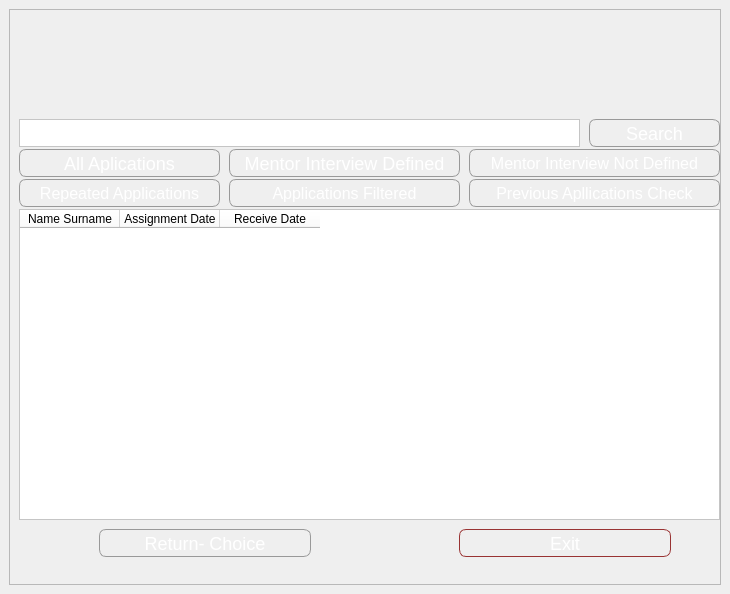
<?xml version="1.0" encoding="UTF-8"?>
<ui version="4.0">
 <class>MainWindow</class>
 <widget class="QMainWindow" name="MainWindow">
  <property name="geometry">
   <rect>
    <x>0</x>
    <y>0</y>
    <width>730</width>
    <height>594</height>
   </rect>
  </property>
  <property name="windowTitle">
   <string>MainWindow</string>
  </property>
  <property name="styleSheet">
   <string notr="true">#MyLoginForm {
background: white;
}

</string>
  </property>
  <widget class="QWidget" name="centralwidget">
   <layout class="QVBoxLayout" name="verticalLayout">
    <item>
     <widget class="QFrame" name="mainFrame">
      <property name="styleSheet">
       <string notr="true"/>
      </property>
      <property name="frameShape">
       <enum>QFrame::StyledPanel</enum>
      </property>
      <property name="frameShadow">
       <enum>QFrame::Raised</enum>
      </property>
      <widget class="QLabel" name="label_3">
       <property name="enabled">
        <bool>true</bool>
       </property>
       <property name="geometry">
        <rect>
         <x>120</x>
         <y>0</y>
         <width>81</width>
         <height>101</height>
        </rect>
       </property>
       <property name="autoFillBackground">
        <bool>false</bool>
       </property>
       <property name="styleSheet">
        <string notr="true"/>
       </property>
       <property name="frameShadow">
        <enum>QFrame::Plain</enum>
       </property>
       <property name="text">
        <string/>
       </property>
       <property name="pixmap">
        <pixmap>VIT3/logo1.png</pixmap>
       </property>
       <property name="scaledContents">
        <bool>true</bool>
       </property>
      </widget>
      <widget class="QPushButton" name="pushButton_2">
       <property name="geometry">
        <rect>
         <x>450</x>
         <y>520</y>
         <width>212</width>
         <height>28</height>
        </rect>
       </property>
       <property name="styleSheet">
        <string notr="true">QPushButton {
    color: white;
    background-color: qlineargradient(x1:0, y1:0, x2:0, y2:1,
                                       stop:0 #ff6666,
                                       stop:0.1 #ff7777,
                                       stop:0.49 #cc3333,
                                       stop:0.5 #bb2244,
                                       stop:1 #cc3333);
    border-width: 1px;
    border-color: #993333;
    border-style: solid;
    border-radius: 7px;
    padding: 3px;
    font-size: 18px;
    padding-left: 5px;
    padding-right: 5px;
    min-width: 100px;
    max-width: 300px;
    min-height: 20px;
    max-height: 20px;
}

QPushButton:hover {
    background-color: qlineargradient(x1:0, y1:0, x2:0, y2:1,
                                       stop:0 #ff8888,
                                       stop:0.1 #ff9999,
                                       stop:0.49 #cc5555,
                                       stop:0.5 #bb3355,
                                       stop:1 #cc5555);
}

QPushButton:pressed {
    background-color: qlineargradient(x1:0, y1:0, x2:0, y2:1,
                                       stop:0 #ff4444,
                                       stop:0.1 #ff5555,
                                       stop:0.49 #cc1111,
                                       stop:0.5 #aa0022,
                                       stop:1 #cc1111);
}
</string>
       </property>
       <property name="text">
        <string>Exit</string>
       </property>
       <property name="icon">
        <iconset>
         <normaloff>../../Users/Durak/Downloads/close_FILL0_wght400_GRAD0_opsz24.png</normaloff>../../Users/Durak/Downloads/close_FILL0_wght400_GRAD0_opsz24.png</iconset>
       </property>
      </widget>
      <widget class="QLabel" name="label_4">
       <property name="geometry">
        <rect>
         <x>240</x>
         <y>10</y>
         <width>361</width>
         <height>71</height>
        </rect>
       </property>
       <property name="autoFillBackground">
        <bool>false</bool>
       </property>
       <property name="styleSheet">
        <string notr="true"/>
       </property>
       <property name="text">
        <string/>
       </property>
       <property name="pixmap">
        <pixmap>VIT3/logo2.png</pixmap>
       </property>
       <property name="scaledContents">
        <bool>true</bool>
       </property>
      </widget>
      <widget class="QPushButton" name="pushButton_3">
       <property name="geometry">
        <rect>
         <x>90</x>
         <y>520</y>
         <width>212</width>
         <height>28</height>
        </rect>
       </property>
       <property name="styleSheet">
        <string notr="true">QPushButton {
    color: white;
    background-color: qlineargradient(x1:0, y1:0, x2:0, y2:1,
                                       stop:0 #CCCCCC,
                                       stop:0.1 #DDDDDD,
                                       stop:0.49 #AAAAAA,
                                       stop:0.5 #999999,
                                       stop:1 #AAAAAA);
    border-width: 1px;
    border-color: #999999;
    border-style: solid;
    border-radius: 7px;
    padding: 3px;
    font-size: 18px;
    padding-left: 5px;
    padding-right: 5px;
    min-width: 50px;
    max-width: 200px;
    min-height: 20px;
    max-height: 20px;
}

QPushButton:hover {
    background-color: qlineargradient(x1:0, y1:0, x2:0, y2:1,
                                       stop:0 #DDDDDD,
                                       stop:0.1 #EEEEEE,
                                       stop:0.49 #BBBBBB,
                                       stop:0.5 #AAAAAA,
                                       stop:1 #BBBBBB);
}

QPushButton:pressed {
    background-color: qlineargradient(x1:0, y1:0, x2:0, y2:1,
                                       stop:0 #AAAAAA,
                                       stop:0.1 #BBBBBB,
                                       stop:0.49 #888888,
                                       stop:0.5 #777777,
                                       stop:1 #888888);
}
</string>
       </property>
       <property name="text">
        <string>Return- Choice</string>
       </property>
       <property name="icon">
        <iconset>
         <normaloff>../../Users/Durak/Downloads/choice.png</normaloff>../../Users/Durak/Downloads/choice.png</iconset>
       </property>
      </widget>
      <widget class="QTableWidget" name="tableWidget">
       <property name="geometry">
        <rect>
         <x>10</x>
         <y>200</y>
         <width>701</width>
         <height>311</height>
        </rect>
       </property>
       <property name="styleSheet">
        <string notr="true">background:rgb(255, 255, 255)</string>
       </property>
       <property name="frameShape">
        <enum>QFrame::StyledPanel</enum>
       </property>
       <property name="frameShadow">
        <enum>QFrame::Sunken</enum>
       </property>
       <property name="lineWidth">
        <number>10</number>
       </property>
       <property name="midLineWidth">
        <number>10</number>
       </property>
       <column>
        <property name="text">
         <string>Name Surname</string>
        </property>
       </column>
       <column>
        <property name="text">
         <string>Assignment Date</string>
        </property>
       </column>
       <column>
        <property name="text">
         <string>Receive Date</string>
        </property>
       </column>
      </widget>
      <widget class="QTextBrowser" name="textBrowser">
       <property name="geometry">
        <rect>
         <x>10</x>
         <y>110</y>
         <width>561</width>
         <height>28</height>
        </rect>
       </property>
       <property name="styleSheet">
        <string notr="true">background:rgb(255, 255, 255)</string>
       </property>
      </widget>
      <widget class="QPushButton" name="pushButton_7">
       <property name="geometry">
        <rect>
         <x>580</x>
         <y>110</y>
         <width>131</width>
         <height>28</height>
        </rect>
       </property>
       <property name="styleSheet">
        <string notr="true">QPushButton {
    color: white;
    background-color: qlineargradient(x1:0, y1:0, x2:0, y2:1,
                                       stop:0 #CCCCCC,
                                       stop:0.1 #DDDDDD,
                                       stop:0.49 #AAAAAA,
                                       stop:0.5 #999999,
                                       stop:1 #AAAAAA);
    border-width: 1px;
    border-color: #999999;
    border-style: solid;
    border-radius: 7px;
    padding: 3px;
    font-size: 18px;
    padding-left: 5px;
    padding-right: 5px;
    min-width: 50px;
    max-width: 200px;
    min-height: 20px;
    max-height: 20px;
}

QPushButton:hover {
    background-color: qlineargradient(x1:0, y1:0, x2:0, y2:1,
                                       stop:0 #DDDDDD,
                                       stop:0.1 #EEEEEE,
                                       stop:0.49 #BBBBBB,
                                       stop:0.5 #AAAAAA,
                                       stop:1 #BBBBBB);
}

QPushButton:pressed {
    background-color: qlineargradient(x1:0, y1:0, x2:0, y2:1,
                                       stop:0 #AAAAAA,
                                       stop:0.1 #BBBBBB,
                                       stop:0.49 #888888,
                                       stop:0.5 #777777,
                                       stop:1 #888888);
}
</string>
       </property>
       <property name="text">
        <string>Search</string>
       </property>
       <property name="icon">
        <iconset>
         <normaloff>../../Users/Durak/Downloads/search_FILL0_wght300_GRAD200_opsz48.png</normaloff>../../Users/Durak/Downloads/search_FILL0_wght300_GRAD200_opsz48.png</iconset>
       </property>
      </widget>
      <widget class="QPushButton" name="pushButton_5">
       <property name="geometry">
        <rect>
         <x>460</x>
         <y>140</y>
         <width>251</width>
         <height>28</height>
        </rect>
       </property>
       <property name="styleSheet">
        <string notr="true">QPushButton {
    color: white;
    background-color: qlineargradient(x1:0, y1:0, x2:0, y2:1,
                                       stop:0 #CCCCCC,
                                       stop:0.1 #DDDDDD,
                                       stop:0.49 #AAAAAA,
                                       stop:0.5 #999999,
                                       stop:1 #AAAAAA);
    border-width: 1px;
    border-color: #999999;
    border-style: solid;
    border-radius: 7px;
    padding: 3px;
    font-size: 16px;
    padding-left: 5px;
    padding-right: 5px;
    min-width: 50px;
    max-width: 300px;
    min-height: 20px;
    max-height: 20px;
}

QPushButton:hover {
    background-color: qlineargradient(x1:0, y1:0, x2:0, y2:1,
                                       stop:0 #DDDDDD,
                                       stop:0.1 #EEEEEE,
                                       stop:0.49 #BBBBBB,
                                       stop:0.5 #AAAAAA,
                                       stop:1 #BBBBBB);
}

QPushButton:pressed {
    background-color: qlineargradient(x1:0, y1:0, x2:0, y2:1,
                                       stop:0 #AAAAAA,
                                       stop:0.1 #BBBBBB,
                                       stop:0.49 #888888,
                                       stop:0.5 #777777,
                                       stop:1 #888888);
}
</string>
       </property>
       <property name="text">
        <string>Mentor Interview Not Defined</string>
       </property>
       <property name="icon">
        <iconset>
         <normaloff>../../Users/Durak/Downloads/person_FILL0_wght400_GRAD0_opsz24.png</normaloff>../../Users/Durak/Downloads/person_FILL0_wght400_GRAD0_opsz24.png</iconset>
       </property>
      </widget>
      <widget class="QPushButton" name="pushButton_6">
       <property name="geometry">
        <rect>
         <x>10</x>
         <y>140</y>
         <width>201</width>
         <height>28</height>
        </rect>
       </property>
       <property name="styleSheet">
        <string notr="true">QPushButton {
    color: white;
    background-color: qlineargradient(x1:0, y1:0, x2:0, y2:1,
                                       stop:0 #CCCCCC,
                                       stop:0.1 #DDDDDD,
                                       stop:0.49 #AAAAAA,
                                       stop:0.5 #999999,
                                       stop:1 #AAAAAA);
    border-width: 1px;
    border-color: #999999;
    border-style: solid;
    border-radius: 7px;
    padding: 3px;
    font-size: 18px;
    padding-left: 5px;
    padding-right: 5px;
    min-width: 50px;
    max-width: 200px;
    min-height: 20px;
    max-height: 20px;
}

QPushButton:hover {
    background-color: qlineargradient(x1:0, y1:0, x2:0, y2:1,
                                       stop:0 #DDDDDD,
                                       stop:0.1 #EEEEEE,
                                       stop:0.49 #BBBBBB,
                                       stop:0.5 #AAAAAA,
                                       stop:1 #BBBBBB);
}

QPushButton:pressed {
    background-color: qlineargradient(x1:0, y1:0, x2:0, y2:1,
                                       stop:0 #AAAAAA,
                                       stop:0.1 #BBBBBB,
                                       stop:0.49 #888888,
                                       stop:0.5 #777777,
                                       stop:1 #888888);
}
</string>
       </property>
       <property name="text">
        <string>All Aplications</string>
       </property>
       <property name="icon">
        <iconset>
         <normaloff>../../Users/Durak/Downloads/profiles.png</normaloff>../../Users/Durak/Downloads/profiles.png</iconset>
       </property>
      </widget>
      <widget class="QPushButton" name="pushButton">
       <property name="geometry">
        <rect>
         <x>220</x>
         <y>140</y>
         <width>231</width>
         <height>28</height>
        </rect>
       </property>
       <property name="styleSheet">
        <string notr="true">QPushButton {
    color: white;
    background-color: qlineargradient(x1:0, y1:0, x2:0, y2:1,
                                       stop:0 #CCCCCC,
                                       stop:0.1 #DDDDDD,
                                       stop:0.49 #AAAAAA,
                                       stop:0.5 #999999,
                                       stop:1 #AAAAAA);
    border-width: 1px;
    border-color: #999999;
    border-style: solid;
    border-radius: 7px;
    padding: 3px;
    font-size: 18px;
    padding-left: 5px;
    padding-right: 5px;
    min-width: 50px;
    max-width: 300px;
    min-height: 20px;
    max-height: 20px;
}

QPushButton:hover {
    background-color: qlineargradient(x1:0, y1:0, x2:0, y2:1,
                                       stop:0 #DDDDDD,
                                       stop:0.1 #EEEEEE,
                                       stop:0.49 #BBBBBB,
                                       stop:0.5 #AAAAAA,
                                       stop:1 #BBBBBB);
}

QPushButton:pressed {
    background-color: qlineargradient(x1:0, y1:0, x2:0, y2:1,
                                       stop:0 #AAAAAA,
                                       stop:0.1 #BBBBBB,
                                       stop:0.49 #888888,
                                       stop:0.5 #777777,
                                       stop:1 #888888);
}
</string>
       </property>
       <property name="text">
        <string>Mentor Interview Defined</string>
       </property>
       <property name="icon">
        <iconset>
         <normaloff>../../Users/Durak/Downloads/supervised_user_circle_FILL0_wght300_GRAD200_opsz48.png</normaloff>../../Users/Durak/Downloads/supervised_user_circle_FILL0_wght300_GRAD200_opsz48.png</iconset>
       </property>
      </widget>
      <widget class="QPushButton" name="pushButton_4">
       <property name="geometry">
        <rect>
         <x>460</x>
         <y>170</y>
         <width>251</width>
         <height>28</height>
        </rect>
       </property>
       <property name="styleSheet">
        <string notr="true">QPushButton {
    color: white;
    background-color: qlineargradient(x1:0, y1:0, x2:0, y2:1,
                                       stop:0 #CCCCCC,
                                       stop:0.1 #DDDDDD,
                                       stop:0.49 #AAAAAA,
                                       stop:0.5 #999999,
                                       stop:1 #AAAAAA);
    border-width: 1px;
    border-color: #999999;
    border-style: solid;
    border-radius: 7px;
    padding: 3px;
    font-size: 16px;
    padding-left: 5px;
    padding-right: 5px;
    min-width: 50px;
    max-width: 300px;
    min-height: 20px;
    max-height: 20px;
}

QPushButton:hover {
    background-color: qlineargradient(x1:0, y1:0, x2:0, y2:1,
                                       stop:0 #DDDDDD,
                                       stop:0.1 #EEEEEE,
                                       stop:0.49 #BBBBBB,
                                       stop:0.5 #AAAAAA,
                                       stop:1 #BBBBBB);
}

QPushButton:pressed {
    background-color: qlineargradient(x1:0, y1:0, x2:0, y2:1,
                                       stop:0 #AAAAAA,
                                       stop:0.1 #BBBBBB,
                                       stop:0.49 #888888,
                                       stop:0.5 #777777,
                                       stop:1 #888888);
}
</string>
       </property>
       <property name="text">
        <string>Previous Apllications Check</string>
       </property>
       <property name="icon">
        <iconset>
         <normaloff>../../Users/Durak/Downloads/arrow_back_FILL0_wght300_GRAD200_opsz48.png</normaloff>../../Users/Durak/Downloads/arrow_back_FILL0_wght300_GRAD200_opsz48.png</iconset>
       </property>
      </widget>
      <widget class="QPushButton" name="pushButton_9">
       <property name="geometry">
        <rect>
         <x>220</x>
         <y>170</y>
         <width>231</width>
         <height>28</height>
        </rect>
       </property>
       <property name="styleSheet">
        <string notr="true">QPushButton {
    color: white;
    background-color: qlineargradient(x1:0, y1:0, x2:0, y2:1,
                                       stop:0 #CCCCCC,
                                       stop:0.1 #DDDDDD,
                                       stop:0.49 #AAAAAA,
                                       stop:0.5 #999999,
                                       stop:1 #AAAAAA);
    border-width: 1px;
    border-color: #999999;
    border-style: solid;
    border-radius: 7px;
    padding: 3px;
    font-size: 16px;
    padding-left: 5px;
    padding-right: 5px;
    min-width: 50px;
    max-width: 300px;
    min-height: 20px;
    max-height: 20px;
}

QPushButton:hover {
    background-color: qlineargradient(x1:0, y1:0, x2:0, y2:1,
                                       stop:0 #DDDDDD,
                                       stop:0.1 #EEEEEE,
                                       stop:0.49 #BBBBBB,
                                       stop:0.5 #AAAAAA,
                                       stop:1 #BBBBBB);
}

QPushButton:pressed {
    background-color: qlineargradient(x1:0, y1:0, x2:0, y2:1,
                                       stop:0 #AAAAAA,
                                       stop:0.1 #BBBBBB,
                                       stop:0.49 #888888,
                                       stop:0.5 #777777,
                                       stop:1 #888888);
}
</string>
       </property>
       <property name="text">
        <string>Applications Filtered</string>
       </property>
       <property name="icon">
        <iconset>
         <normaloff>../../Users/Durak/Downloads/filter.png</normaloff>../../Users/Durak/Downloads/filter.png</iconset>
       </property>
      </widget>
      <widget class="QPushButton" name="pushButton_8">
       <property name="geometry">
        <rect>
         <x>10</x>
         <y>170</y>
         <width>201</width>
         <height>28</height>
        </rect>
       </property>
       <property name="styleSheet">
        <string notr="true">QPushButton {
    color: white;
    background-color: qlineargradient(x1:0, y1:0, x2:0, y2:1,
                                       stop:0 #CCCCCC,
                                       stop:0.1 #DDDDDD,
                                       stop:0.49 #AAAAAA,
                                       stop:0.5 #999999,
                                       stop:1 #AAAAAA);
    border-width: 1px;
    border-color: #999999;
    border-style: solid;
    border-radius: 7px;
    padding: 3px;
    font-size: 16px;
    padding-left: 5px;
    padding-right: 5px;
    min-width: 50px;
    max-width: 200px;
    min-height: 20px;
    max-height: 20px;
}

QPushButton:hover {
    background-color: qlineargradient(x1:0, y1:0, x2:0, y2:1,
                                       stop:0 #DDDDDD,
                                       stop:0.1 #EEEEEE,
                                       stop:0.49 #BBBBBB,
                                       stop:0.5 #AAAAAA,
                                       stop:1 #BBBBBB);
}

QPushButton:pressed {
    background-color: qlineargradient(x1:0, y1:0, x2:0, y2:1,
                                       stop:0 #AAAAAA,
                                       stop:0.1 #BBBBBB,
                                       stop:0.49 #888888,
                                       stop:0.5 #777777,
                                       stop:1 #888888);
}
</string>
       </property>
       <property name="text">
        <string>Repeated Applications</string>
       </property>
       <property name="icon">
        <iconset>
         <normaloff>../../Users/Durak/Downloads/repeat_FILL0_wght300_GRAD200_opsz48.png</normaloff>../../Users/Durak/Downloads/repeat_FILL0_wght300_GRAD200_opsz48.png</iconset>
       </property>
      </widget>
      <zorder>pushButton_2</zorder>
      <zorder>label_4</zorder>
      <zorder>label_3</zorder>
      <zorder>pushButton_3</zorder>
      <zorder>tableWidget</zorder>
      <zorder>textBrowser</zorder>
      <zorder>pushButton_7</zorder>
      <zorder>pushButton_5</zorder>
      <zorder>pushButton_6</zorder>
      <zorder>pushButton</zorder>
      <zorder>pushButton_4</zorder>
      <zorder>pushButton_9</zorder>
      <zorder>pushButton_8</zorder>
     </widget>
    </item>
   </layout>
  </widget>
 </widget>
 <resources/>
 <connections/>
</ui>
